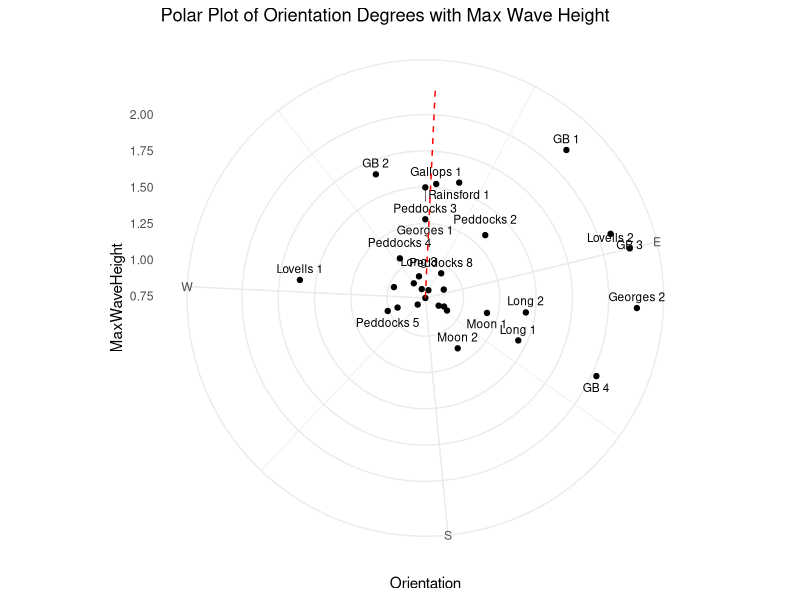
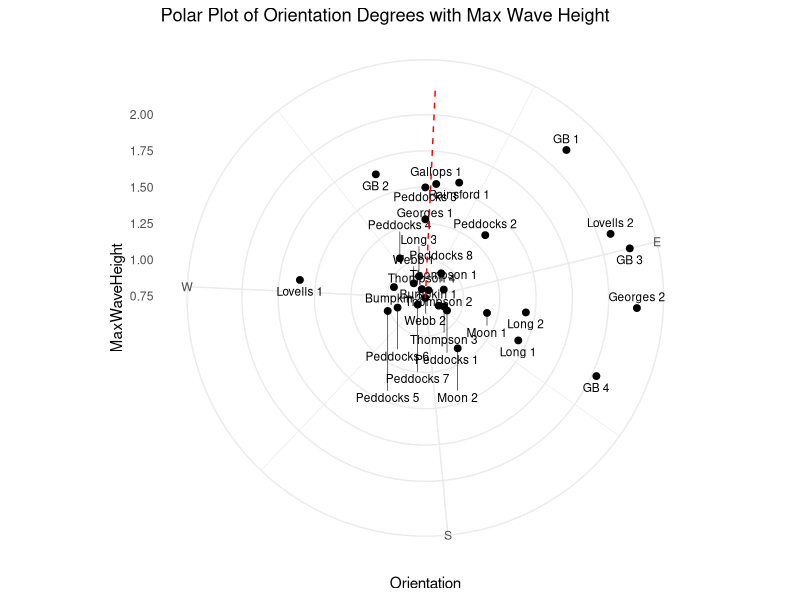

These charts were generated, in order, by the following R code:
## ---- chunk 1

library(ggplot2)
library(ggrepel)

data <- read.csv('erosion.csv')

data$Orientation<- with(data, `Orientation` * pi / 180)


nn_direction <- 22.5 * pi / 180


p <- ggplot(data, aes(x = Orientation, y = `MaxWaveHeight`, label = Bluff)) +
  geom_point() + 
  geom_text_repel(size = 3, segment.size = 0.2, direction = 'y') + 
  coord_polar() + 
  geom_vline(xintercept = nn_direction, linetype = "dashed", color = "red") +
  scale_x_continuous(breaks = c(0, pi/2, pi, 3*pi/2, 2*pi), 
                     labels = c('N', 'E', 'S', 'W', 'N')) + 
  theme_minimal() +
  labs(title = "Polar Plot of Orientation Degrees with Max Wave Height ")
print(p)

## ---- chunk 2
library(ggplot2)
library(ggrepel)

data <- read.csv('erosion.csv')
data$Orientation <- with(data, `Orientation` * pi / 180)
nn_direction <- 22.5 * pi / 180

p <- ggplot(data, aes(x = Orientation, y = `MaxWaveHeight`, label = Bluff)) +
  geom_point(size = 2) + 
  geom_text_repel(size = 3, segment.size = 0.2, direction = 'y', max.overlaps = Inf) + 
  coord_polar() + 
  geom_vline(xintercept = nn_direction, linetype = "dashed", color = "red") +
  scale_x_continuous(breaks = c(0, pi/2, pi, 3*pi/2, 2*pi), labels = c('N', 'E', 'S', 'W', 'N')) + 
  theme_minimal() +
  labs(title = "Polar Plot of Orientation Degrees with Max Wave Height ")
print(p)

